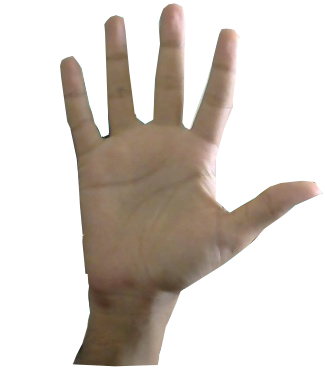
#> input picture hand2.jpg, 325 x 376 px
$ python template_matching.py
#> lines starting #> are read from the running program, lines starting #| are printed output that depends on the picture; after the words box and inside, x2 and y2 are one past the last pixel; in counts of white or black regions, pixels touching at a corner belong together
import numpy as np
import cv2
import os

def alarm():
    global c
    c=0
    duration=1
    freq=440
    if c<1:
        os.system('play -nq -t alsa synth {} sine {}'.format(duration,freq))
        c=c+1
    pass

def detect_face(frame):
    '''detects face and retuens coordinates that can
    be used to delete the face from the frame'''
    face_casc=cv2.CascadeClassifier('haarcascade_frontalface_default.xml')
    face=face_casc.detectMultiScale(frame,1.3,5)
    area=0
    X=Y=W=H=0
    for (x,y,w,h) in face:
        if w*h>area:
            area=w*h
            X,Y,W,H=x,y,w,h
    if area>0:
        return [X,Y,W,H,1]
    else:
        return [X,Y,W,H,0]

def threshold(frame):
    '''thresholding to extract skin colour'''
    lower = np.array([0, 48, 80], dtype="uint8")
    upper = np.array([20, 255, 255], dtype="uint8")
    img_hsv = cv2.cvtColor(frame, cv2.COLOR_BGR2HSV)
    skin = cv2.inRange(img_hsv, lower, upper)
    return skin

def match_template(frame):
    template=cv2.imread('sample_right_hand.jpg')
    hand=threshold(template)
    hand=hand.astype('uint8')
    w, h = hand.shape[::-1]
    kernel = cv2.getStructuringElement(cv2.MORPH_ELLIPSE, (3, 3))
    skin = cv2.erode(hand, kernel, iterations=2)
    skin = cv2.dilate(hand, kernel, iterations=2)

    result = cv2.matchTemplate(frame,skin, cv2.TM_CCOEFF_NORMED)
    min_val, max_val, min_loc, max_loc = cv2.minMaxLoc(result)
    return max_val, max_loc, (max_loc[0] + w, max_loc[1] + h)

def countouring(frame,location):
    top=location[0][1]
    bottom=location[1][1]
    left=location[0][0]
    right=location[1][0]
    segment=frame[top:bottom,left:right]

    k=cv2.getStructuringElement(cv2.MORPH_ELLIPSE,(3,3))
    cv2.erode(segment,k,segment,iterations=2)
    cv2.dilate(segment,k,segment,iterations=7)
    cv2.medianBlur(segment,7,segment)

    cv2.imshow('contouring',segment)
    cntours, _ = cv2.findContours(segment.copy(), cv2.RETR_EXTERNAL, cv2.CHAIN_APPROX_SIMPLE)
    if len(cntours) == 0:
        return
    else:
        segmented = max(cntours, key=cv2.contourArea)
        return segmented

if __name__=='__main__':
    img = cv2.imread('hand2.jpg')
#> img is the input picture: shape (376, 325, 3); mean B, G, R 200.6, 207.4, 214.7
    img_hsv=cv2.cvtColor(img,cv2.COLOR_BGR2HSV)
#> img_hsv: shape (376, 325, 3); mean H, S, V 6.1, 27.2, 214.8
    feed=cv2.VideoCapture(0)
    frame_number=0
    cur_hand_area = 0
    while True:
        _,frame=feed.read()
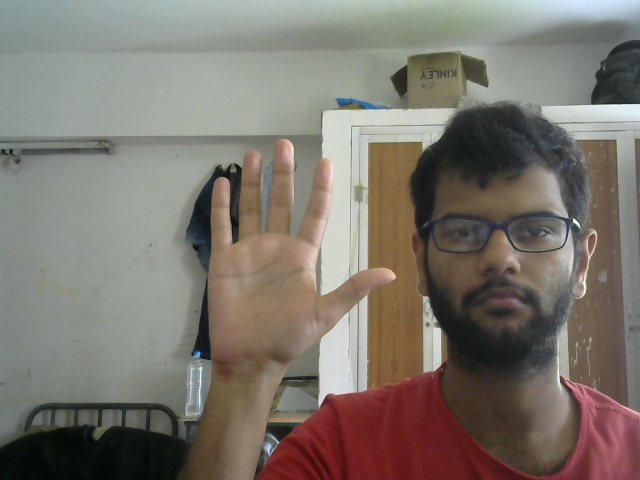
#> input picture img4.jpg, 640 x 480 px, given in place of the camera
#> frame is the input picture: shape (480, 640, 3); mean B, G, R 109, 117.7, 124.4
        cv2.flip(frame,1,frame)
        show_fr=frame.copy()# frame on which all information will be shown.
        gray = cv2.cvtColor(frame, cv2.COLOR_BGR2GRAY)
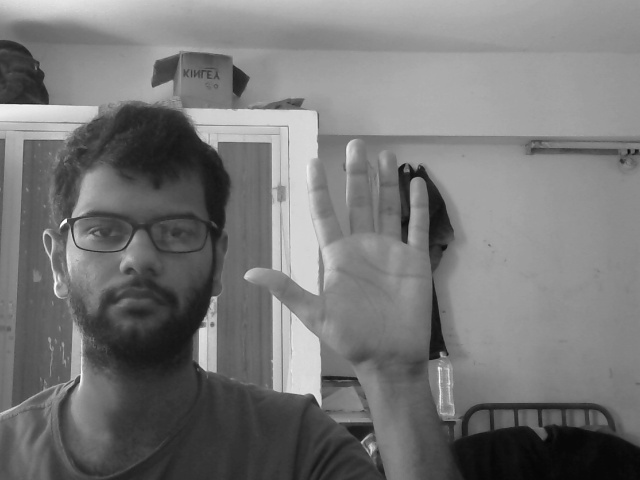
#> gray: shape (480, 640); min 4, max 253, mean 118.7
        x,y,w,h,present = detect_face(gray)
#> in detect_face, `face=face_casc.detectMultiScale(frame,1.3,5)`: face = [[51, 160, 183, 183]]
#> the loop in detect_face, `for (x,y,w,h) in face:` made 1 pass
#> (x, y, w, h, area, X, Y, W) on pass 1: (51, 160, 183, 183, 33489, 51, 160, 183)
#> after the loop in detect_face, `for (x,y,w,h) in face:`: H = 183; X = 51; Y = 160; area = 33489
#> x = 51; y = 160; w = 183; h = 183; present = 1
        if present:# if face is detected
            cv2.rectangle(frame,(x,y),(x+w,y+h),(0,0,0),-1) #subtracting the face from the frame
        copy= threshold(frame)
#> in threshold, `img_hsv = cv2.cvtColor(frame, cv2.COLOR_BGR2HSV)`: img_hsv: shape (480, 640, 3); mean H, S, V 46.4, 43, 118.1
#> in threshold, `skin = cv2.inRange(img_hsv, lower, upper)`:
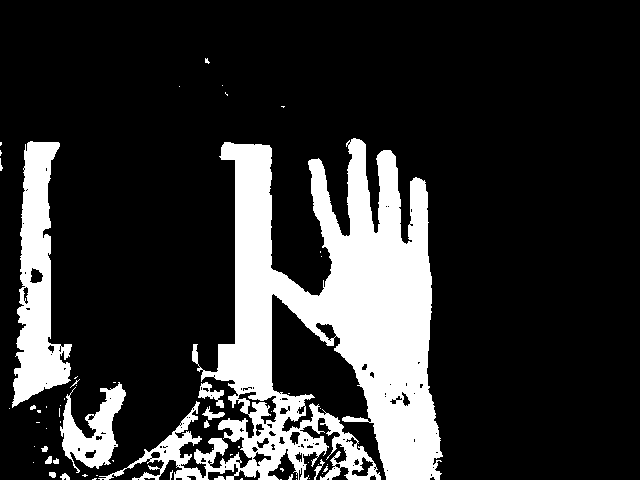
#> skin: shape (480, 640); 19.1% white; 62 white regions (47 under 20 px), largest, box (x1, y1, x2, y2) and area: (98, 138, 443, 480) 46954, (12, 141, 72, 408) 8140, (60, 382, 126, 473) 2700
        copy=copy.astype('uint8')

        #template matching
        roi = match_template(copy)
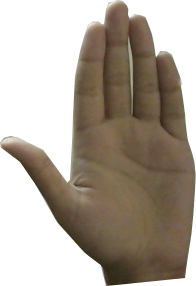
#> input picture sample_right_hand.jpg, 196 x 286 px
#> in match_template, template is the input picture: shape (286, 196, 3); mean B, G, R 154.6, 166.2, 175.8
#> in threshold (call 2), `img_hsv = cv2.cvtColor(frame, cv2.COLOR_BGR2HSV)`: img_hsv: shape (286, 196, 3); mean H, S, V 9.6, 50.2, 175.9
#> in threshold (call 2), `skin = cv2.inRange(img_hsv, lower, upper)`: skin: shape (286, 196); 46.7% white; 10 white regions (9 under 20 px), largest, box (x1, y1, x2, y2) and area: (2, 2, 195, 283) 26167
#> in match_template, `skin = cv2.erode(hand, kernel, iterations=2)`: skin: shape (286, 196); 40.2% white; 1 white region, box (x1, y1, x2, y2) and area: (4, 4, 192, 281) 22514
#> in match_template, `skin = cv2.dilate(hand, kernel, iterations=2)`: skin: shape (286, 196); 52% white; 15 black regions (8 under 20 px), largest, box (x1, y1, x2, y2) and area: (0, 0, 118, 181) 12542, (0, 148, 196, 286) 9993, (121, 0, 196, 168) 4050
#> in match_template, `result = cv2.matchTemplate(frame,skin, cv2.TM_CCOEFF_NORMED)`:
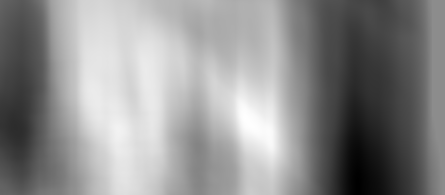
#> result: shape (195, 445) float32; min -0.569, max 0.461, mean 0.00701; drawn with min black and max white
#> in match_template, `min_val, max_val, min_loc, max_loc = cv2.minMaxLoc(result)`: min_val = -0.569; max_val = 0.461; min_loc = (357, 193); max_loc = (245, 118)
#> roi = (0.461, (245, 118), (441, 404))

        if roi[0]>=0.4:
            cv2.rectangle(show_fr,roi[1],roi[2],(0,255,0),2)
            hand=countouring(copy,(roi[1],roi[2]))
#> in countouring, `segment=frame[top:bottom,left:right]`: segment: shape (286, 196); 54.2% white; 22 black regions (16 under 20 px), largest, box (x1, y1, x2, y2) and area: (0, 0, 196, 286) 19280, (27, 176, 122, 286) 6098, (0, 274, 31, 286) 137, (157, 274, 165, 286) 51, (145, 278, 157, 286) 34, (117, 246, 122, 252) 23
#> in countouring, `cv2.medianBlur(segment,7,segment)`:
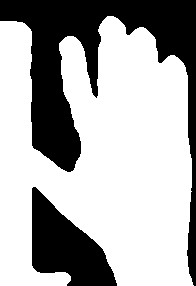
#> segment: shape (286, 196); 67% white; 2 black regions
#> in countouring, `cntours, _ = cv2.findContours(segment.copy(), cv2.RETR_EXTERNAL, cv2.C..`: cntours = 1 contour; box (x1, y1, x2, y2) and area: (0, 16, 194, 286) 36846
#> in countouring, `segmented = max(cntours, key=cv2.contourArea)`: segmented = contour of 306 points, box (x1, y1, x2, y2) (0, 16, 194, 286), area 36846
#> hand has the same summary as segmented in countouring
#> copy: shape (480, 640); 21.5% white; 59 white regions (44 under 20 px), largest, box (x1, y1, x2, y2) and area: (98, 134, 443, 480) 54163, (12, 141, 72, 408) 8140, (60, 382, 126, 473) 2700
            if hand is not None:
                cv2.drawContours(show_fr,[hand+roi[1]],-1,(0,0,255),2)
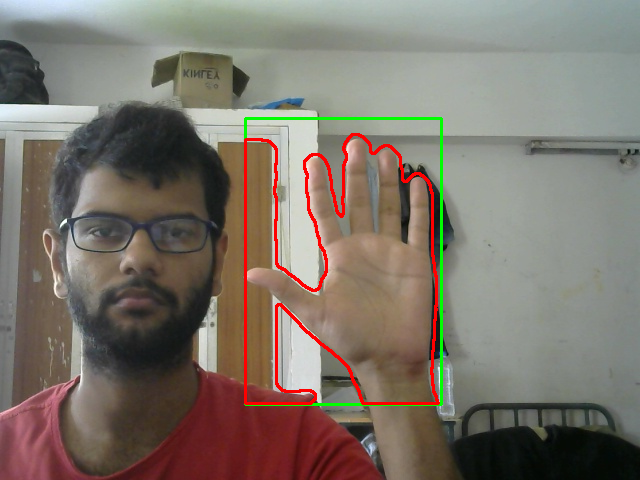
#> show_fr: shape (480, 640, 3); mean B, G, R 106.4, 116.3, 125.4
                #trying to detect closing/opening of fist
                hand_area=cv2.contourArea(hand)
#> hand_area = 36846
                if (frame_number%20)==0:
                    if hand_area>cur_hand_area:
                        print('opening')
                        cur_hand_area=hand_area
#> cur_hand_area = 36846
                    elif hand_area < cur_hand_area:
                        print('closing')
                        cur_hand_area=hand_area

        cv2.imshow('live feed',show_fr)
        cv2.imshow('processed',copy)
        if cv2.waitKey(1)&0xFF==27:
#> (key Esc is pressed here)
            break
        frame_number=frame_number+1
    feed.release()
    cv2.destroyAllWindows()
